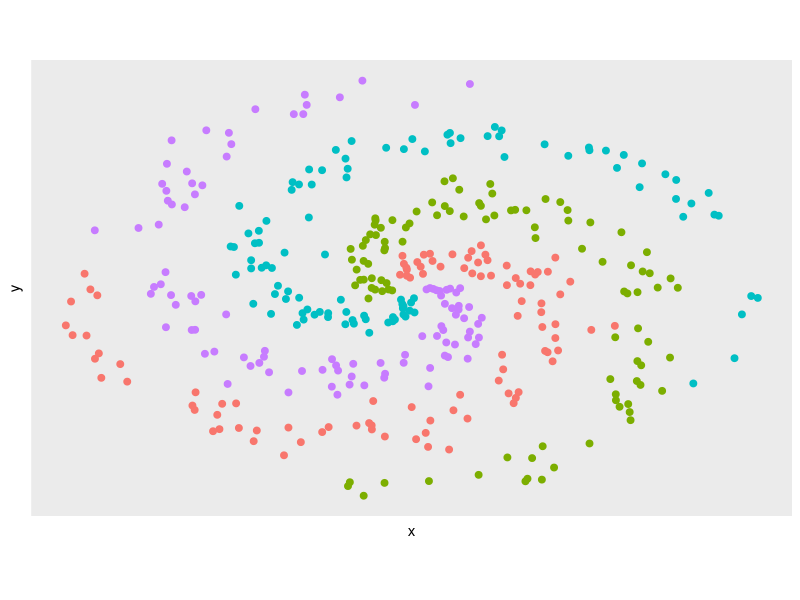

The R source for this figure:

#load packages
list.of.packages <- c('ggplot2', 'caret')
lapply(list.of.packages, require, character.only=T)

##define spiral dataset with 4 classes and 200 examples each ####
N <- 100 #number of points per class
D <- 2 #number of dimensions
K <- 4 #number of classes
X <- data.frame() #data matrix
y <- data.frame() #class labels

set.seed(308) #set random seed for testing purposes

##creating dataset ####
for (j in (1:K)){
  r <- seq(0.05, 1, length.out=N) #radius
  t <- seq((j-1)*4.7,j*4.7, length.out=N) + rnorm(N,sd=0.3) #theta ??
  Xtemp <- data.frame(x = r*sin(t), y= r*cos(t))
  ytemp <- data.frame(matrix(j,N,1))
  X <- rbind(X, Xtemp)
  y <- rbind(y, ytemp)
}

data <- cbind(X, y)
colnames(data) <- c(colnames(X), 'label')
data

ggplot() +
  geom_point(data = data, aes(x=x, y=y, color=as.character(label)), size=2) +
  scale_color_discrete(name = 'Label') + coord_fixed(ratio = 0.6) +
  theme(axis.ticks=element_blank(), panel.grid.major = element_blank(), panel.grid.minor = element_blank(), 
        axis.text=element_blank(),legend.position = 'none')


# convert X in matrix for later manipulation
X <- as.matrix(X)

# for the labels in Y a new matrix (400 by 4) is created so that for each example (each row in Y) the entry with index == label is equal to 1, otherwise 0
Y <- matrix(0, N*K, K)
for (i in 1:(N*K)){
  Y[i, y[i,]] <- 1
}
## creating neural network ####
# two-layered neural network, using ReLU as activation function and as loss function softmax
# %*% dot product, * element wise product

neuralnetwork <- function(X, Y, step_size = 0.5, reg = 0.001, h = 10, niteration){
  #get dimensions of the input
  N <- nrow(X) #number of examples
  K <- ncol(Y) #number of classes
  D <- ncol(X) #dimensionality of examples
  
  #initialize parameters randomly
  W <- 0.01 * matrix(rnorm(D*h), nrow = D)
  b <- matrix(0, nrow = 1, ncol = h)
  W2 <- 0.01 * matrix(rnorm(h*K), nrow = h)
  b <- matrix(0, nrow = 1, ncol = K)
  
}